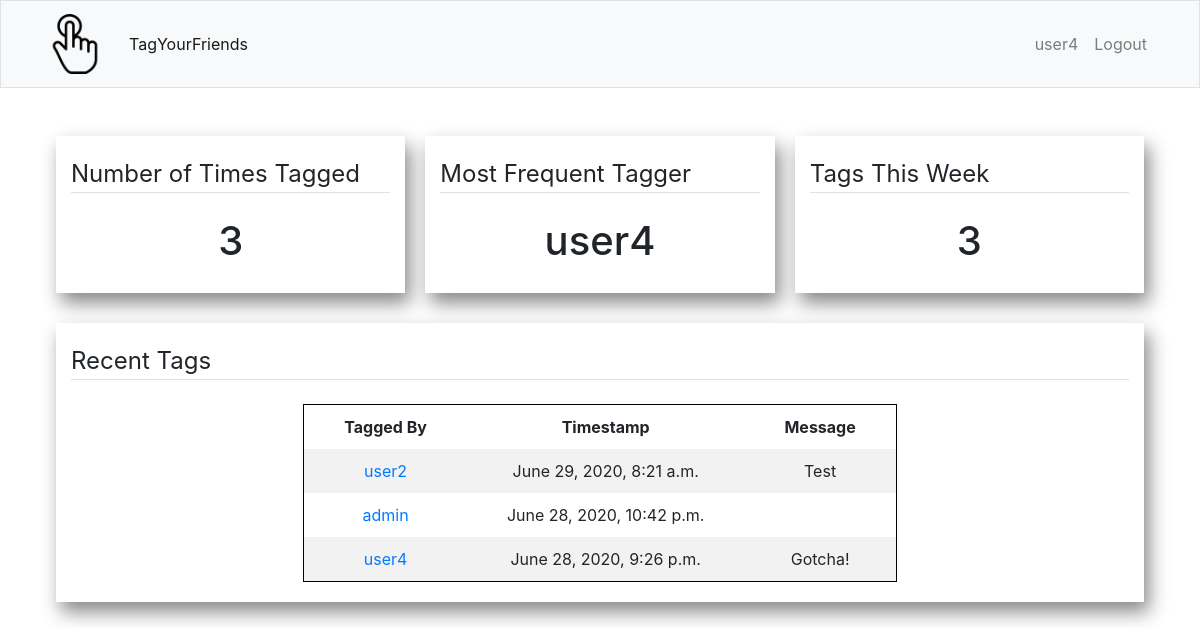
The app's page /user/user3 (signed in) with its own data.
### tag/models.py (models this page shows, shortened)
class Tag(models.Model):
    fromTag = models.ForeignKey(User, on_delete=models.CASCADE, related_name="tags")
    toTag = models.ForeignKey(User, on_delete=models.CASCADE, related_name="taggedBy")
    message = models.CharField(max_length=256, blank=True)
    timestamp = models.DateTimeField(auto_now_add=True)

### tag/views.py (the view)
# urls.py: path("user/<str:username>", views.user, name="user")
@login_required(login_url='/login/')
def user(request, username):
    userObject = User.objects.get(username=username)
    timesTaggedObject = Tag.objects.all().values('toTag').filter(toTag=userObject).annotate(total=Count('toTag')).order_by('-total').first()
    if (timesTaggedObject is not None):
        timesTagged = timesTaggedObject['total'] or 0
    else:
        timesTagged = 0
    mostTaggedUserId = Tag.objects.all().values('fromTag').filter(toTag=userObject).annotate(total=Count('fromTag')).order_by('-total').first()
    if (mostTaggedUserId is not None):
        mostTaggedUser = User.objects.get(pk=mostTaggedUserId['fromTag'])
    else:
        mostTaggedUser = "N/A"
    time_threshold = datetime.now() - timedelta(weeks=1)
    tagsThisWeekObject = Tag.objects.all().values('toTag').filter(toTag=userObject).filter(timestamp__gt=time_threshold).annotate(total=Count('toTag')).order_by('-total').first()
    if (tagsThisWeekObject is not None):
        tagsThisWeek = tagsThisWeekObject['total'] or 0
    else:
        tagsThisWeek = 0
    tags = Tag.objects.all().filter(toTag=userObject).order_by('-timestamp')[:100]
    context = {
        'timesTagged': timesTagged,
        'mostTaggedUser': mostTaggedUser,
        'tagsThisWeek': tagsThisWeek,
        'tags': tags
    }
    return render(request, "tag/user.html", context)

### tag/templates/tag/user.html (shortened to what this page needs)
{% extends "tag/layout.html" %}
{% block content %}
<div class="container">
    <div class="row">
        <div class="col-md container card-container">
            <legend class="border-bottom mb-4">Number of Times Tagged</legend>
            <h1 style="text-align: center;">{{ timesTagged }}</h1>
        </div>
        <div class="col-md container card-container">
            <legend class="border-bottom mb-4">Most Frequent Tagger</legend>
            <h1 style="text-align: center;">{{ mostTaggedUser }}</h1>
        </div>
        <div class="col-md container card-container">
            <legend class="border-bottom mb-4">Tags This Week</legend>
            <h1 style="text-align: center;">{{ tagsThisWeek }}</h1>
        </div>
    </div>
    <div class="row">
        <div class="col-lg container card-container">
            <legend class="border-bottom mb-4">Recent Tags</legend>
            <div class="row">
                <div class="col">
                    {% if tags %}
                        <table id="tagsTable">
                            <tr>
                                <th>Tagged By</th>
                                <th>Timestamp</th>
                                <th>Message</th>
                            </tr>
                            {% for tag in tags %}
                            <tr>
                                <td><a href="{% url 'user' username=tag.fromTag %}">{{ tag.fromTag }}</a></td>
                                <td>{{ tag.timestamp }}</td>
                                <td>{{ tag.message }} </td>
                            </tr>
                            {% endfor %}
                        </table>
                    {% else %}
                        <p>No tags yet! Tag one of your friends to get things started!</p>
                    {% endif %}
                </div>
            </div>
        </div>
    </div>
</div>
{% endblock %}

### tag/templates/tag/layout.html (shortened to what this page needs)
{% load static %}
<!DOCTYPE html>
<html lang="en">
    <head>
        <link rel="stylesheet" href="https://stackpath.bootstrapcdn.com/bootstrap/4.5.0/css/bootstrap.min.css"
>
        <link rel="stylesheet" href="{% static 'style.css' %}">
    </head>
    <body>
        <nav class="navbar navbar-expand-lg navbar-light bg-light border navbar-fixed-top">
            <div class="container">
                <a class="navbar-brand" href="{% url 'index' %}">
                    <img src="{% static 'tagLogo.png' %}" width="60" height="60" alt="TagYourFriends">
                </a>
                <div class="collapse navbar-collapse" id="navbarNavDropdown">
                {% if user.is_authenticated %}
                    <ul class="navbar-nav">
                    <li class="nav-item active">
                        <a class="nav-link" href="{% url 'index' %}">TagYourFriends</a>
                    </li>
                    </ul>
                    <ul class="navbar-nav ml-auto">
                        <li class="nav-item"><a class="nav-link" href="{% url 'user' username=user.username %}">{{ user.username }}</a></li>
                        <li class="nav-item"><a class="nav-link" href="{% url 'logout' %}">Logout</a></li>
                    </ul>
                {% else %}
                    <ul class="navbar-nav ml-auto">
                        <li class="nav-item"><a class="nav-link" href="{% url 'register' %}">Register</a></li>
                        <li id="login_btn" class="nav-item"><a class="nav-link" href="{% url 'login' %}">Login</a></li>
                    </ul>
                {% endif %}
                </div>
            </div>
        </nav>
    </body>
    <main class="container p-3">
        {% block content %}{% endblock %}
    </main>
</html>

### tag/static/style.css (style rules this page uses)
body { padding-top: 100px; }
main { overflow-x: auto; }
table { border-collapse: collapse; border: 1px solid black; width: 100%; }
td,th { padding: 10px; padding-left: 40px; padding-right: 40px; text-align: center; }
tr:nth-child(even) { background-color: #f2f2f2; }
tr:nth-child(odd) { background-color: #FFF; }
.navbar { position: fixed; top: 0; width: 100%; z-index: 1; }
.card-container { display: flex; flex-direction: row; flex-wrap: wrap; justify-content: space-around; align-items: baseline; background-color: #FFF; margin: 10px; margin-top: 20px; padding-bottom: 20px; padding-top: 20px; box-shadow: 5px 10px 18px #888888; }

### records on screen
Tag: fromTag "user2", timestamp "June 29, 2020, 8:21 a.m.", message "Test"
Tag: fromTag "admin", timestamp "June 28, 2020, 10:42 p.m."
Tag: fromTag "user4", timestamp "June 28, 2020, 9:26 p.m.", message "Gotcha!"

### other values on screen
{{ user.username }} "user4"
{{ timesTagged }} "3"
{{ mostTaggedUser }} "user4"
{{ tagsThisWeek }} "3"
